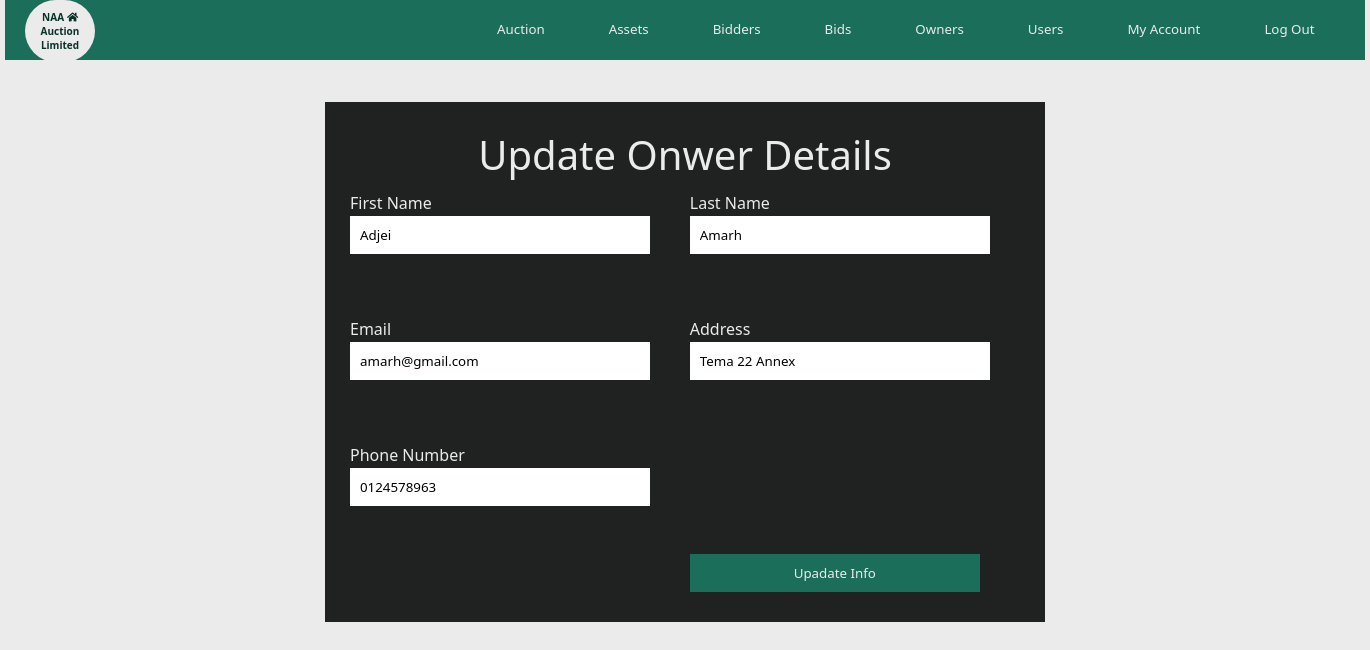
Screenshot of /admin/editbidders.php?bid=3 (signed in) with the database file from the repository.
### tables this page shows
CREATE TABLE IF NOT EXISTS `bidder` (
  `bidderid` int(11) NOT NULL AUTO_INCREMENT,
  `firstname` varchar(200) NOT NULL,
  `lastname` varchar(200) NOT NULL,
  `email` varchar(200) NOT NULL,
  `phonenumber` char(10) NOT NULL,
  `password` varchar(200) NOT NULL,
  `address` varchar(200) NOT NULL,
  PRIMARY KEY (`bidderid`)
);

### admin/editbidders.php (the view, shortened to what this page needs)
<!DOCTYPE html>
<html lang="en" dir="ltr">
  <head>
    <link rel="stylesheet" href="css/maincss.css">
    <link rel="stylesheet" type="text/css" href="css/all.css">
  </head>
  <body>
      <?php include('includes/header.php'); ?>
        <div class="form-div-signup">
          <form class="" action="update.php" method="post" enctype="multipart/form-data">
            <?php
            include("../connection.php");
                      if(isset($_GET['bid'])){
                      $getid = $_GET['bid'];
                      $query = "select * from bidder where bidderid ='$getid'";
                      $result = mysqli_query($conn,$query);
                      $row = mysqli_fetch_assoc($result);
                     ?>
            <h3>Update Onwer Details</h3>
              <p>First Name<br>
              <input type="text" name="firstname" value="<?php echo $row['firstname']; ?>" required></p>
              <p>Last Name<br>
                <input type="text" name="lastname" value="<?php echo $row['lastname']; ?>" required></p>
                <p> <br> <br> </p>
                <p> <br> <br> </p>
              <p>Email<br>
              <input type="email" name="email" value="<?php echo $row['email']; ?>" required></p>
              <p>Address<br>
                <input type="text" name="address" value="<?php echo $row['address']; ?>" required></p>
                <p> <br> <br> </p>
                <p> <br> <br> </p>
              <p>Phone Number<br>
                  <input type="phonenumber" name="phonenumber" value="<?php echo $row['phonenumber']; ?>" minlength="10" required></p>
              <p> <br> <br> </p>
              <p> <br> <br> </p>
              <p> <br> <br> </p>
              <p> <input type="submit" name="updatebidder" value="Upadate Info"> </p>
            <?php } ?>
          </form>
        </div>
  </body>
</html>

### admin/css/maincss.css (style rules this page uses)
:root { --green:#1a6e5a; --dgreen:#0a3027; --grey:#596161; --ash:#202121; --light:#ebebeb; }
* { margin: 0px; padding: 0px; font-family: Segoe UI; list-style: none; text-decoration: none; }
body { width: 1360px; margin: 0px auto; background: var(--light); }
.form-div-signup { width: 700px; height: 500px; background: var(--ash); margin: 40px auto; display: block; padding: 10px; }
.form-div-signup form { padding: 10px; }
.form-div-signup form h3 { text-align: center; font-size: 30pt; font-weight: lighter; color: var(--light); padding: 5px; }
.form-div-signup form p { float: left; width: 48.5%; color: var(--light); margin: 5px 5px; }
.form-div-signup form p input, .form-div-signup form p select { padding: 10px; border: none; width: 280px; margin-top: 2px; }
.form-div-signup form p input[type=submit] { width: 290px; background: var(--green); color: var(--light); }

### rows the page displays
bidder: firstname "Adjei", lastname "Amarh", email "amarh@gmail.com", address "Tema 22 Annex", phonenumber "0124578963"
